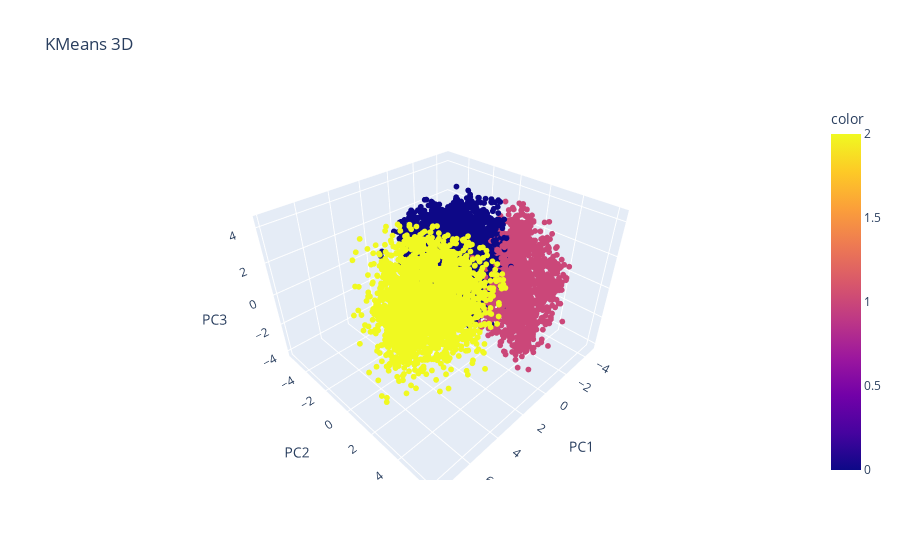

The notebook cell saved with this chart:
### Code cell
fig1 = px.scatter_3d(data_frame=df_scaled, x = df_scaled[:, 0], y = df_scaled[:, 1],z = df_scaled[:, 2], color = kmeans.labels_,
                 labels={
                     "x": "PC1",
                     "y": "PC2",
                     "z": "PC3"
                 },
                title="KMeans 3D")
fig1.update_traces(marker=dict(size=2))
fig1.write_image('kmeans_3d.png')
fig1.show()

### Figure 1 — Plotly figure (JSON) as saved in the notebook; plotly's stock layout.template omitted (floating-point values rounded to 4 significant figures; data arrays with more than 128 entries replaced by an {"elided": "..."} marker saying what was removed)
{"data": [{"hovertemplate": "PC1=%{x}<br>PC2=%{y}<br>PC3=%{z}<br>color=%{marker.color}<extra></extra>", "legendgroup": "", "marker": {"color": {"elided": "7043 int values"}, "coloraxis": "coloraxis", "size": 2, "symbol": "circle"}, "mode": "markers", "name": "", "scene": "scene", "showlegend": false, "type": "scatter3d", "x": {"elided": "7043 float values"}, "y": {"elided": "7043 float values"}, "z": {"elided": "7043 float values"}}], "layout": {"autosize": true, "coloraxis": {"colorbar": {"title": {"text": "color"}}, "colorscale": [[0, "#0d0887"], [0.1111, "#46039f"], [0.2222, "#7201a8"], [0.3333, "#9c179e"], [0.4444, "#bd3786"], [0.5556, "#d8576b"], [0.6667, "#ed7953"], [0.7778, "#fb9f3a"], [0.8889, "#fdca26"], [1, "#f0f921"]]}, "legend": {"tracegroupgap": 0}, "scene": {"aspectmode": "auto", "aspectratio": {"x": 1.162, "y": 1.084, "z": 0.794}, "domain": {"x": [0, 1], "y": [0, 1]}, "xaxis": {"title": {"text": "PC1"}, "type": "linear"}, "yaxis": {"title": {"text": "PC2"}, "type": "linear"}, "zaxis": {"title": {"text": "PC3"}, "type": "linear"}}, "title": {"text": "KMeans 3D"}}}
